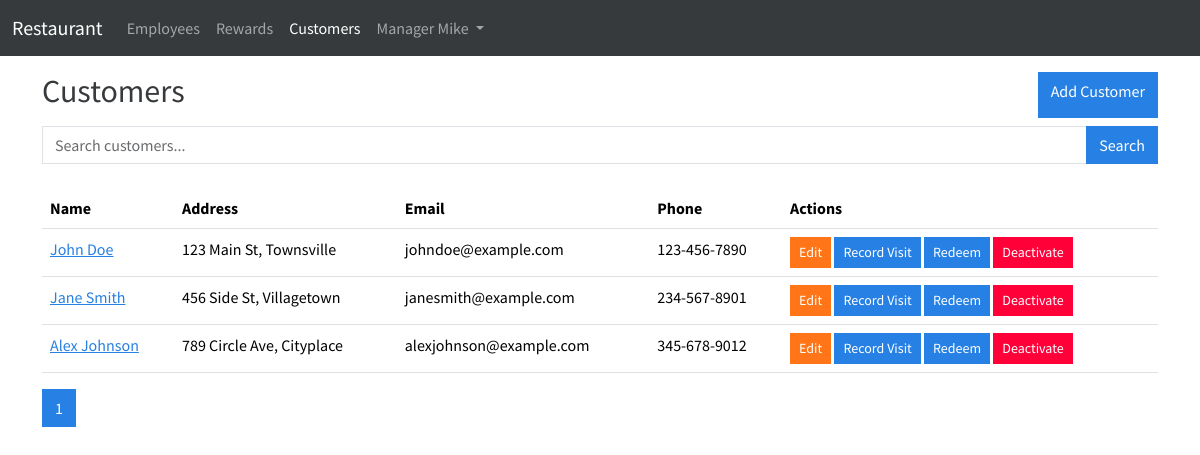
/customers.php (signed in), run on the app's committed database.
### tables this page shows
CREATE TABLE employees (
    id INT AUTO_INCREMENT PRIMARY KEY,
    name VARCHAR(255) NOT NULL,
    email VARCHAR(255) NOT NULL,
    password TEXT,
    created_by INT,
    is_manager BOOLEAN DEFAULT FALSE,
    inactive boolean DEFAULT FALSE,
    UNIQUE (email)

);

CREATE TABLE customers (
    id INT AUTO_INCREMENT PRIMARY KEY,
    name VARCHAR(255) NOT NULL,
    address TEXT,
    email VARCHAR(255) NOT NULL,
    phone VARCHAR(50),
    inactive boolean DEFAULT FALSE,
    UNIQUE (email)
);

### auth.php (called while the page is built, shortened)
<?php
require_once 'database.php';
function current_user() {
    if (isset($_SESSION['user'])) {
        $user = $_SESSION['user'];
        $pdo = get_connection();
                $entityTable = $user['entity_type'] === 'customer' ? 'customers' : 'employees';
        $sql = "SELECT * FROM {$entityTable} WHERE id = :id";
        $stmt = $pdo->prepare($sql);
        $stmt->execute(['id' => $user['entity_id']]);
        $entity = $stmt->fetch(PDO::FETCH_ASSOC);
        return ['user' => $user, 'entity' => $entity];
    }
    return null;
}
?>

### database.php (called while the page is built, shortened)
<?php
function get_connection() {
    try {
        $dsn = 'mysql:host=' . DB_HOST . ';dbname=' . DB_NAME . ';port=' . DB_PORT;
        $pdo = new PDO($dsn, DB_USER, DB_PASS);
        $pdo->setAttribute(PDO::ATTR_ERRMODE, PDO::ERRMODE_EXCEPTION);
        return $pdo;
    } catch (PDOException $e) {
        die('Database Connection Failed: ' . $e->getMessage());
    }
}
function get_customers($page = 1, $query = '') {
    $pdo = get_connection();
    $itemsPerPage = 10;
    $offset = ($page - 1) * $itemsPerPage;
        $countSql = "SELECT COUNT(*) FROM customers WHERE inactive<>true and (name LIKE :query OR email LIKE :query)";
    $countStmt = $pdo->prepare($countSql);
    $searchQuery = '%' . $query . '%';
    $countStmt->bindParam(':query', $searchQuery, PDO::PARAM_STR);
    $countStmt->execute();
    $totalCustomers = $countStmt->fetchColumn();
    $totalPages = ceil($totalCustomers / $itemsPerPage);
        $sql = "SELECT * FROM customers WHERE inactive<>true and (name LIKE :query OR email LIKE :query) LIMIT :offset, :itemsPerPage";
    $stmt = $pdo->prepare($sql);
    $stmt->bindParam(':query', $searchQuery, PDO::PARAM_STR);
    $stmt->bindParam(':offset', $offset, PDO::PARAM_INT);
    $stmt->bindParam(':itemsPerPage', $itemsPerPage, PDO::PARAM_INT);
    $stmt->execute();
    return [ $stmt->fetchAll(PDO::FETCH_ASSOC),  $totalPages];
}
?>

### customers.php (the view)
<?php
require_once 'database.php'; require_once 'flashmessages.php'; require_once 'auth.php'; authenticate('employee');
$searchQuery = isset($_GET['search']) ? $_GET['search'] : '';
$page = isset($_GET['page']) ? intval($_GET['page']) : 1;
$result = get_customers($page, $searchQuery);
[$customers, $totalPages] = $result;
include 'header.php';
?>
<div class="container mt-3">
    <div class="d-flex  justify-content-between"><h2>Customers</h2><a href="customerform.php" class="btn btn-primary">Add Customer</a></div>
    <form action="customers.php" method="get" class="mb-4 mt-2">
        <div class="input-group">
            <input type="text" name="search" class="form-control" placeholder="Search customers..." value="<?php echo htmlspecialchars($searchQuery); ?>">
            <button type="submit" class="btn btn-primary">Search</button>
        </div>
    </form>
    <table class="table">
        <thead>
            <tr>
                <th>Name</th>
                <th>Address</th>
                <th>Email</th>
                <th>Phone</th>
                <th>Actions</th>
            </tr>
        </thead>
        <tbody>
            <?php foreach ($customers as $customer): ?>
                <tr>
                    <td><a href="customer.php?customer_id=<?php echo $customer['id']?>"><?php echo htmlspecialchars($customer['name']); ?></a></td>
                    <td><?php echo htmlspecialchars($customer['address']); ?></td>
                    <td><?php echo htmlspecialchars($customer['email']); ?></td>
                    <td><?php echo htmlspecialchars($customer['phone']); ?></td>
                    <td>
                        <a href="customerform.php?id=<?php echo $customer['id']; ?>" class="btn btn-sm btn-warning">Edit</a>
                        <a href="record_visit.php?customer_id=<?php echo $customer['id']; ?>" class="btn btn-sm btn-primary">Record Visit</a>
                        <a href="redeem.php?customer_id=<?php echo $customer['id']; ?>" class="btn btn-sm btn-primary">Redeem</a>
                        <a href="deactivate.php?type=customer&id=<?php echo $customer['id']; ?>" class="btn btn-sm btn-danger">Deactivate</a>
                    </td>
                </tr>
            <?php endforeach; ?>
        </tbody>
    </table>
    <nav>
        <ul class="pagination">
            <?php for ($i = 1; $i <= $totalPages; $i++): ?>
                <li class="page-item <?php if ($i == $page) echo 'active'; ?>">
                    <a class="page-link" href="?page=<?php echo $i; ?>&search=<?php echo urlencode($searchQuery); ?>"><?php echo $i; ?></a>
                </li>
            <?php endfor; ?>
        </ul>
    </nav>
</div>
<?php
include 'footer.php'; ?>

### header.php (shortened to what this page needs)
<?php
require_once("auth.php");
function get_active_link($link) {
    $currentFile = basename($_SERVER['SCRIPT_NAME']);
    if (strpos($currentFile, $link) !== false) {
        return 'active';
    } else {
        return '';
    }
}
$user = current_user();
?>
<!DOCTYPE html>
<html lang="en">
<head>
    <link href="cosmo.css" rel="stylesheet">
    <link href="https://cdnjs.cloudflare.com/ajax/libs/font-awesome/6.5.1/css/all.min.css" rel="stylesheet">
</head>
<body>
    <nav class="navbar navbar-expand-lg navbar-dark bg-dark">
        <div class="container-fluid">
            <a class="navbar-brand" href="index.php">Restaurant</a>
            <div class="collapse navbar-collapse" id="navbarNav">
                <ul class="navbar-nav">
                   <?php if($user['user']['entity_type'] == 'employee') : ?>
                    <?php if($user['entity']['is_manager']): ?>
                    <li class="nav-item ">
                        <a class="nav-link <?php echo get_active_link('employee')?>" href="employees.php">Employees</a>
                    </li>
                    <?php endif?>
                    <li class="nav-item">
                        <a class="nav-link  <?php echo get_active_link('reward')?>" href="rewards.php">Rewards</a>
                    </li>
                    <li class="nav-item">
                        <a class="nav-link  <?php echo get_active_link('customer')?>" href="customers.php">Customers</a>
                    </li>
                    <?php endif;?>
                    <li class="nav-item dropdown">
                        <a class="nav-link dropdown-toggle" href="#" id="navbarDropdownMenuLink" role="button" data-bs-toggle="dropdown" aria-expanded="false">
                            <?php echo $user['entity']['name']?>
                        </a>
                    </li>
          </ul>
            </div>
        </div>
    </nav>

### data on the page
employees: name "Manager Mike"
customers: name "John Doe", address "123 Main St, Townsville", email "johndoe@example.com", phone "123-456-7890"
customers: name "Jane Smith", address "456 Side St, Villagetown", email "janesmith@example.com", phone "234-567-8901"
customers: name "Alex Johnson", address "789 Circle Ave, Cityplace", email "alexjohnson@example.com", phone "345-678-9012"
